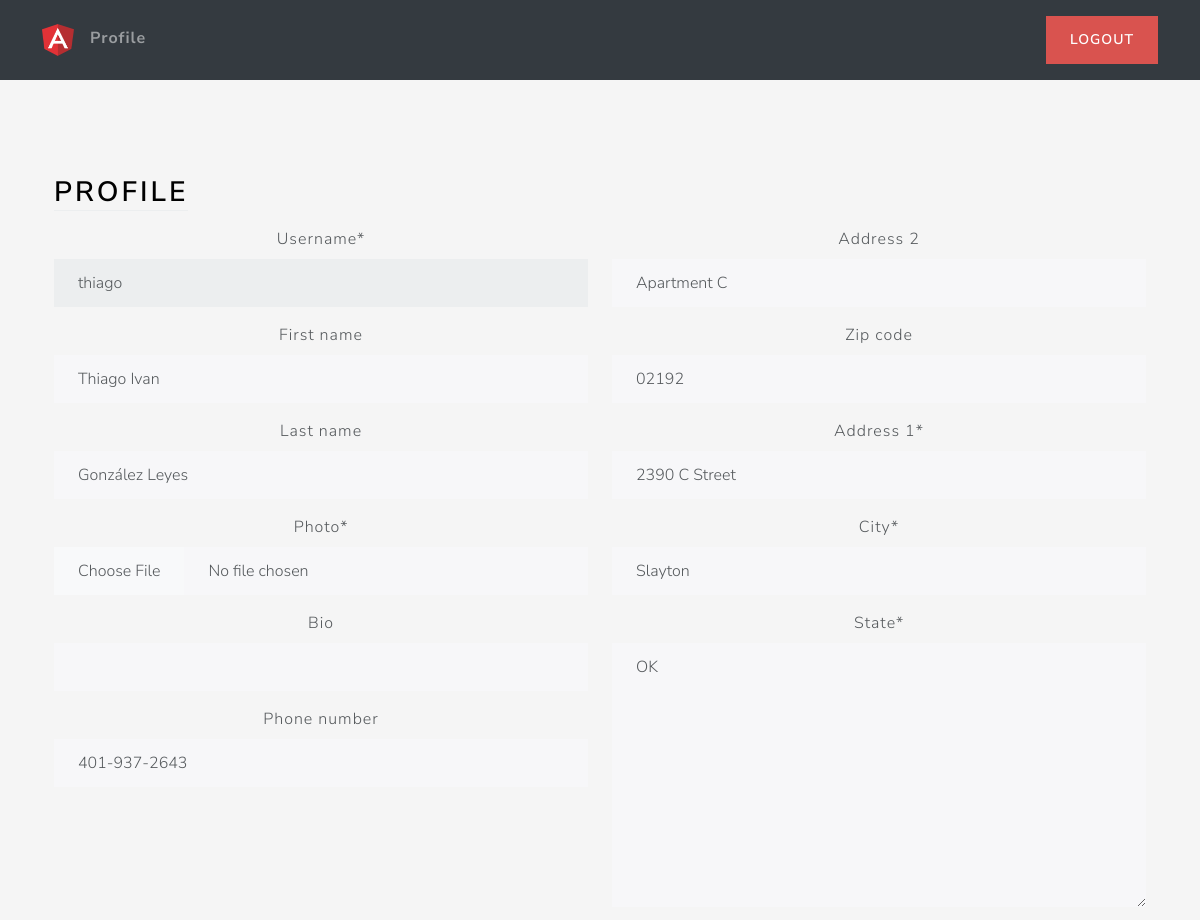
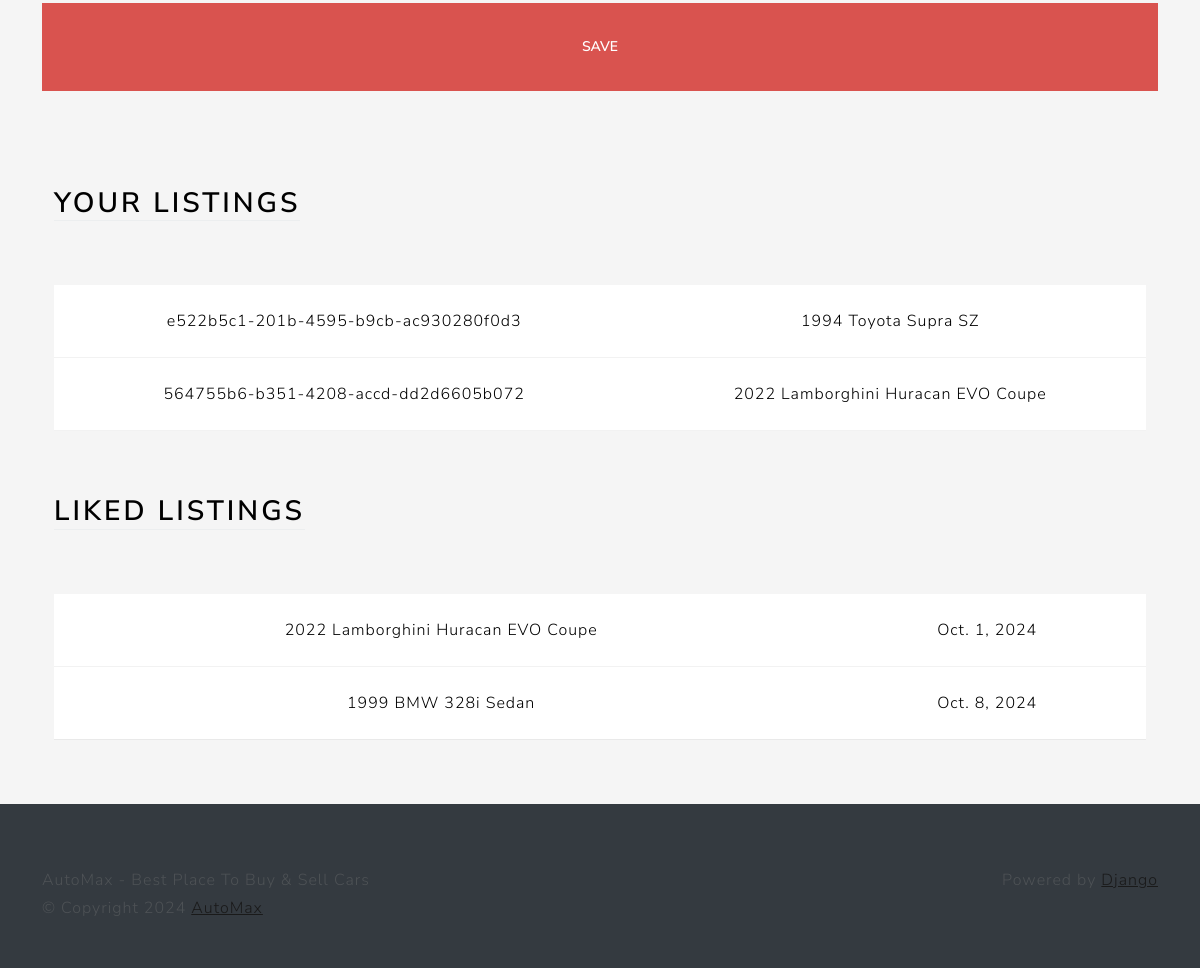
/profile/ (signed in), run on the app's committed database (2 pictures, top to bottom).
### users/models.py (models this page shows, shortened)
class Profile(models.Model):
    user = models.OneToOneField(User, on_delete=models.CASCADE)
    photo = models.ImageField(upload_to=user_directory_path, null=True)
    bio = models.CharField(max_length=140, blank=True)
    phone_number = models.CharField(max_length=12, blank=True)
    location = models.OneToOneField(Location, on_delete=models.SET_NULL, null=True)

class Location(models.Model):
    address_1 = models.CharField(max_length=128, blank=True)
    address_2 = models.CharField(max_length=128, blank=True)
    city = models.CharField(max_length=64)
    state = USStateField(default='NY')
    zip_code = USZipCodeField(blank=True)

### main/models.py (models this page shows, shortened)
class Listing(models.Model):
    id = models.UUIDField(primary_key=True, default=uuid.uuid4, unique=True, editable=False)
    created_at = models.DateTimeField(auto_now_add=True)
    updated_at = models.DateTimeField(auto_now=True)
    seller = models.ForeignKey(Profile, on_delete=models.CASCADE)
    brand = models.CharField(max_length=24, choices=CARS_BRANDS, default=None)
    model = models.CharField(max_length=64)
    vin = models.CharField(max_length=17)
    mileage = models.IntegerField(default=0)
    color = models.CharField(max_length=24)
    description = models.TextField()
    engine = models.CharField(max_length=24)
    transmisson = models.CharField(max_length=24, choices=TRANSMISSION_OPTIONS, default=None)
    location = models.OneToOneField(Location, on_delete=models.SET_NULL, null=True)
    image = models.ImageField(upload_to=user_listing_path)

class LikedListing(models.Model):
    profile = models.ForeignKey(Profile, on_delete=models.CASCADE)
    listing = models.ForeignKey(Listing, on_delete=models.CASCADE)
    like_date = models.DateField(auto_now_add=True)

### users/views.py (the view, shortened to what this page needs)
# urls.py: path('profile/', ProfileView.as_view(), name='profile'),
@method_decorator(login_required, name='dispatch')
class ProfileView(View):
    def get(self, request):
        user_listings = Listing.objects.filter(seller=request.user.profile)
        user_liked_listings = LikedListing.objects.filter(profile=request.user.profile).all()
        user_form = UserForm(instance=request.user)
        profile_form = ProfileForm(instance=request.user.profile)
        location_form = LocationForm(instance=request.user.profile.location)
        return render(request, 'views/profile.html', {
            'user_form': user_form,
            'profile_form': profile_form,
            'location_form': location_form,
            'user_listings': user_listings,
            'user_liked_listings': user_liked_listings,
        })

### users/forms.py
class UserForm(forms.ModelForm):
    username = forms.CharField(disabled=True)
    class Meta:
        model = User
        fields = ('username', 'first_name', 'last_name')

class ProfileForm(forms.ModelForm):
    photo = forms.ImageField(widget=CustomPictureImageFieldWidget)
    bio = forms.TextInput()
    class Meta:
        model = Profile
        fields = ('photo', 'bio', 'phone_number')

### users/templates/views/profile.html (shortened to what this page needs)
{% extends 'base/base.html' %}
{% load static %}
{% load crispy_forms_tags %}
{% block 'body' %}
<div class="container-fluid text-center py-5">
    <div class="container px-4 py-5" id="hanging-icons">
        <div class="row g-4">
            <div class="col d-flex align-items-start">
                <div>
                    <h2 class="mb-3 border-bottom" style="color: black">Profile</h2>
                </div>
            </div>
        </div>
        <form action="" method="POST" enctype="multipart/form-data">
            <div class="row">
                <div class="col-6">
                    {{ user_form|crispy }}
                    {{ profile_form|crispy }}
                </div>
                <div class="col-6">
                    {{ location_form|crispy }}
                </div>
                <br>
                <button class="btn btn-lg btn-danger" type="submit" value="Submit">Save</button>
            </div>
        </form>
    </div>
    <div class="container px-4">
        <div class="row g-4 py-5">
            <div class="col d-flex align-items-start">
                <div>
                    <h2 class="mb-3 border-bottom" style="color: black">Your Listings</h2>
                </div>
            </div>
        </div>
        <table class="table table-hover">
            <tbody>
                {% for listing in user_listings %}
                <tr>
                    <td>{{ listing.id }}</td>
                    <td>{{ listing.model }}</td>
                {% endfor %}
                </tr>
            </tbody>
        </table>
    </div>
    <div class="container px-4">
        <div class="row g-4 py-5">
            <div class="col d-flex align-items-start">
                <div>
                    <h2 class="mb-3 border-bottom" style="color: black">Liked Listings</h2>
                </div>
            </div>
        </div>
        <table class="table table-hover">
            <tbody>
                {% for liked_listing in user_liked_listings %}
                <tr>
                    <td>{{ liked_listing.listing.model }}</td>
                    <td>{{ liked_listing.like_date }}</td>
                {% endfor %}
                </tr>
            </tbody>
        </table>
    </div>
</div>
{% endblock %}

### main/static/css/style.css (style rules this page uses)
html, body { height: 100%; }
body { align-items: center; padding-bottom: 40px; background-color: #f5f5f5; }
.h2, h2 { color: white; }

### data on the page
Profile: phone_number "401-937-2643"
Location: address_2 "Apartment C", zip_code "02192", address_1 "2390 C Street", city "Slayton", state "OK"
Listing: id "e522b5c1-201b-4595-b9cb-ac930280f0d3", model "1994 Toyota Supra SZ"
Listing: id "564755b6-b351-4208-accd-dd2d6605b072", model "2022 Lamborghini Huracan EVO Coupe"
LikedListing: listing.model "2022 Lamborghini Huracan EVO Coupe", like_date "Oct. 1, 2024"
LikedListing: listing.model "1999 BMW 328i Sedan", like_date "Oct. 8, 2024"
